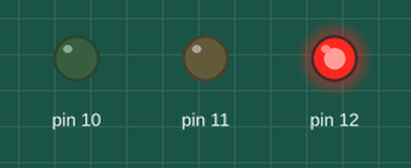
This sketch was run on a simulated Arduino Uno, built with avr-gcc and run on an emulated ATmega328P. Shown: output pins drawn as LEDs (lit = HIGH).

Above: at 4.0 s.
At 10.0 s:
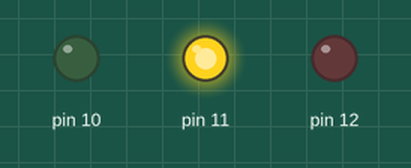
At 16.0 s:
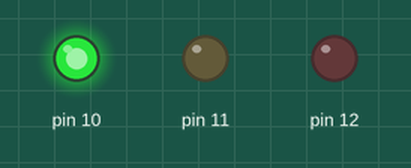
At 20.5 s:
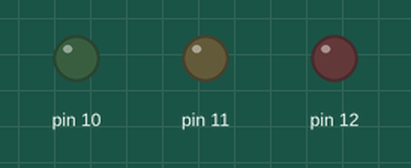
Timing chart, 0 to 27.3 s (numbered marks = the images above):
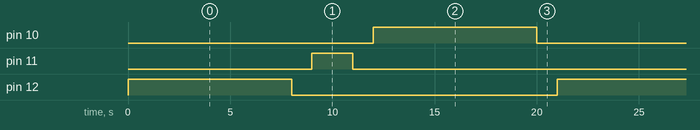

Measured:
- by itself, pin 10, pin 12: alternates HIGH for 8.0 s and LOW for 13.0 s
- by itself, pin 11: alternates HIGH for 2.0 s and LOW for 19.0 s
- by itself, everything shown: repeats every 21.0 s, in 6 steps

The sketch:

sketch.ino
```cpp
void setup(){
  pinMode(10, OUTPUT);
  pinMode(11, OUTPUT);
  pinMode(12, OUTPUT);
}
void loop(){
  digitalWrite(12, HIGH);
  delay(8000);
  digitalWrite(12, LOW);
  delay(1000);
  digitalWrite(11, HIGH);
  delay(2000);
  digitalWrite(11, LOW);
  delay(1000);
  digitalWrite(10, HIGH);
  delay(8000);
  digitalWrite(10, LOW);
  delay(1000);

}
```
